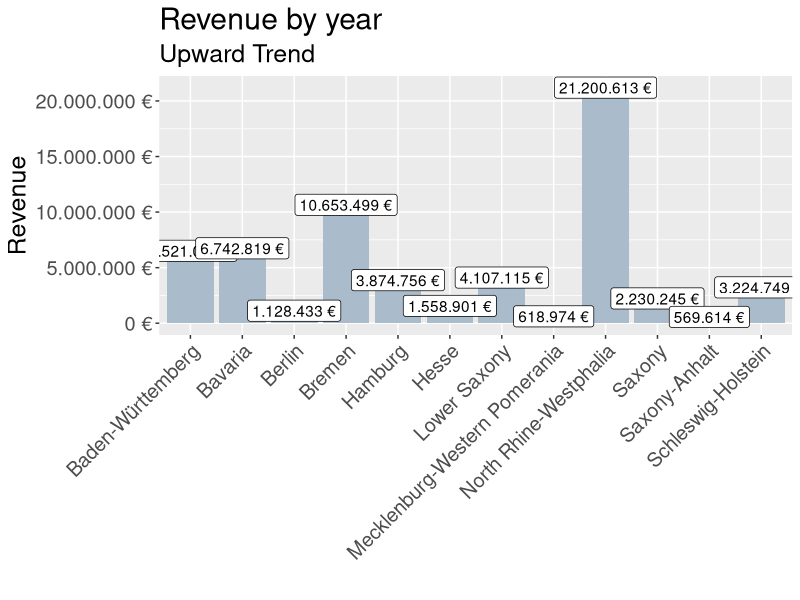
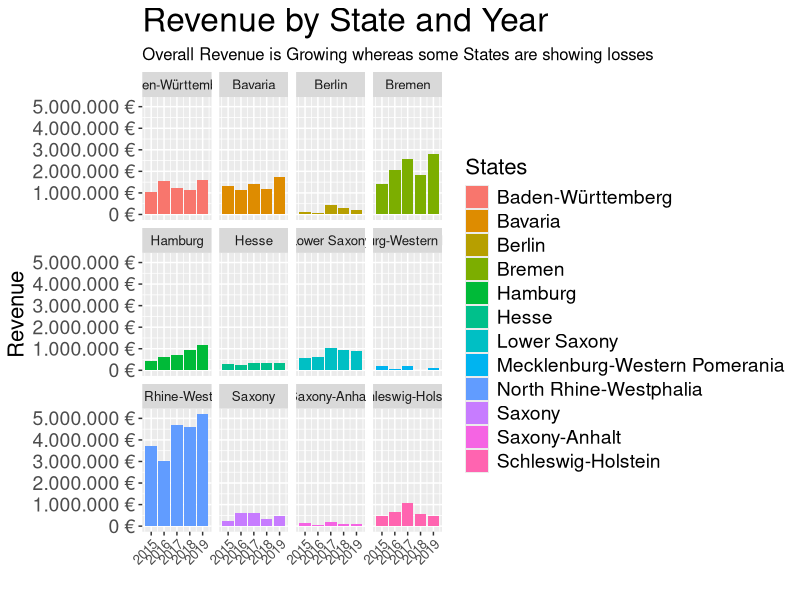

Write the R code that produced these figures, in order.
## ---- chunk 1
knitr::opts_chunk$set(message=FALSE,warning=FALSE, cache=TRUE)
## ---- chunk 2
library(readxl)
bike_orderlines_wrangled_tbl <- read_excel(path="project_stuff/bike_orderlines.xlsx")
## ---- chunk 3
# 6.3 Sales by location (state) with bar plot
library(ggplot2)
library(tidyverse)
library(lubridate)
sales_by_loc_tbl <- bike_orderlines_wrangled_tbl %>%

  # Select the columns
  select(order_date, category_1, total_price, state, city, lat, lng) %>%
  # Change time data
  mutate(year = year(order_date)) %>%

  # Group by State and Year
  group_by(state) %>%
  # Summarise
  summarise(sales = sum(total_price)) %>%
  ungroup() %>%

  # Format $ Text
  mutate(sales_text = scales::dollar(sales, big.mark = ".",
                                     decimal.mark = ",",
                                     prefix = "",
                                     suffix = " €"))

# which state sells the most of the bikes?
## ---- chunk 4
# Step 2 - Visualize

# sales_by_loc_tbl
sales_by_loc_tbl %>%
  # Create a basic plot
  ggplot(aes(x=state, y=sales)) +

  # Geometries
  geom_col(fill = "#AABBCC") +
  geom_label(aes(label = sales_text)) +
  geom_smooth(method = "lm", se = F) +

  # Formating
  scale_y_continuous(labels = scales::dollar_format(big.mark = ".",
                                                    decimal.mark = ",",
                                                    prefix = "",
                                                    suffix = " €")) +
  theme(axis.text.x = element_text(angle=45, hjust = 1), text = element_text(size=18)) +
  labs(
  title    = "Revenue by year",
  subtitle = "Upward Trend",
  x = "", # Override defaults for x and y
  y = "Revenue"
)
## ---- chunk 5
# 6.4 Sales by state + year with bar plot ----
sales_by_loc_year_tbl <- bike_orderlines_wrangled_tbl %>%

  # Select the columns
  select(order_date, category_1, total_price, state, city, lat, lng) %>%
  # Change time data
  mutate(year = year(order_date)) %>%

  # Group by State and Year
  group_by(state, year) %>%
  # Summarise
  summarise(sales = sum(total_price)) %>%
  ungroup() %>%

  # Format $ Text
  mutate(sales_text = scales::dollar(sales, big.mark = ".",
                                     decimal.mark = ",",
                                     prefix = "",
                                     suffix = " €"))

# Step 2 - Visualize

sales_by_loc_year_tbl %>%

  # Set up x, y, fill
  ggplot(aes(x = year, y = sales, fill = state)) +

  # Geometries
  geom_col() + # Run up to here to get a stacked bar plot

  # Facet
  facet_wrap(~ state) +

  # Formatting
  scale_y_continuous(labels = scales::dollar_format(big.mark = ".",
                                                    decimal.mark = ",",
                                                    prefix = "",
                                                    suffix = " €")) +
  theme(axis.text.x = element_text(angle=45, hjust = 1),
        axis.text.y = element_text(size=14),
        axis.title  = element_text(size=16),
        text        = element_text(size=12),
        plot.title  = element_text(size=24),
        legend.text = element_text(size=14),
        legend.title= element_text(size=16)) +
  labs(
    title = "Revenue by State and Year",
    subtitle = "Overall Revenue is Growing whereas some States are showing losses",
    fill = "States", # Changes the legend name
    x = "",
    y = "Revenue"
  )
## ---- chunk 6
library(vroom)
library(data.table)
library(tidyverse)
library(lubridate)
